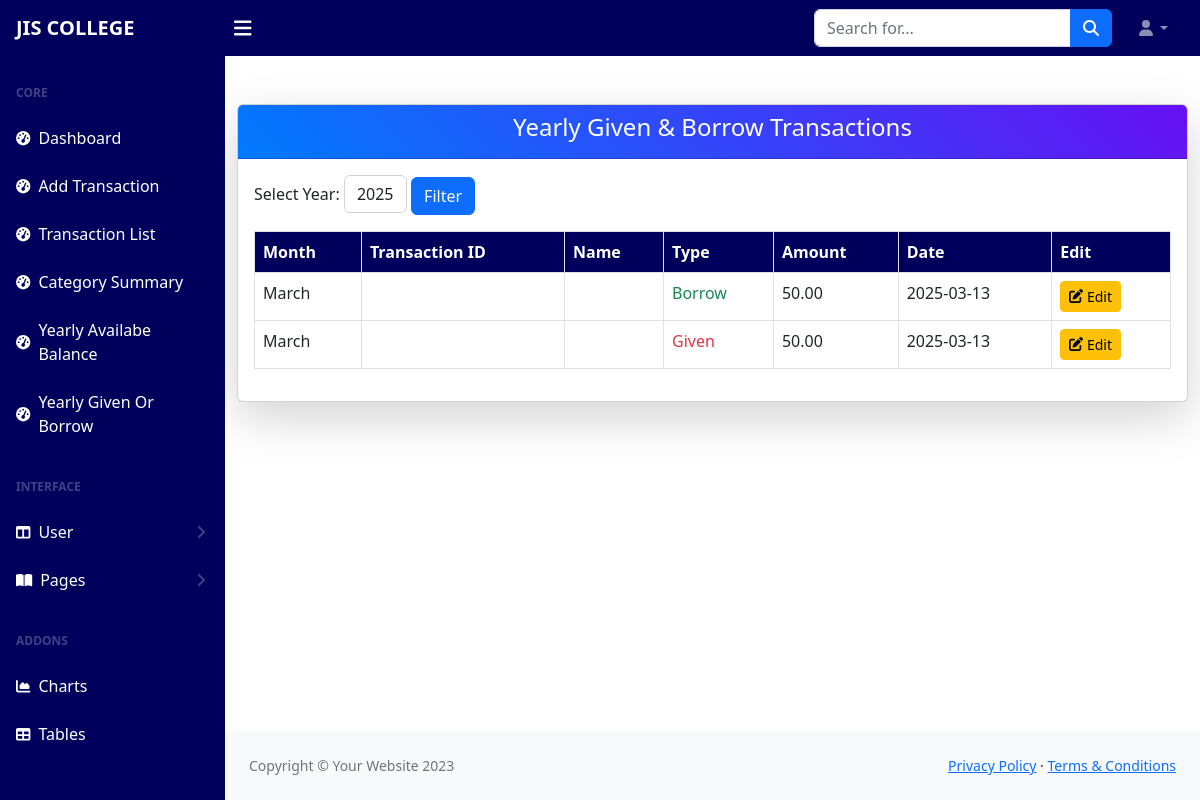
The app's page /yearly-given-borrow/, older data.
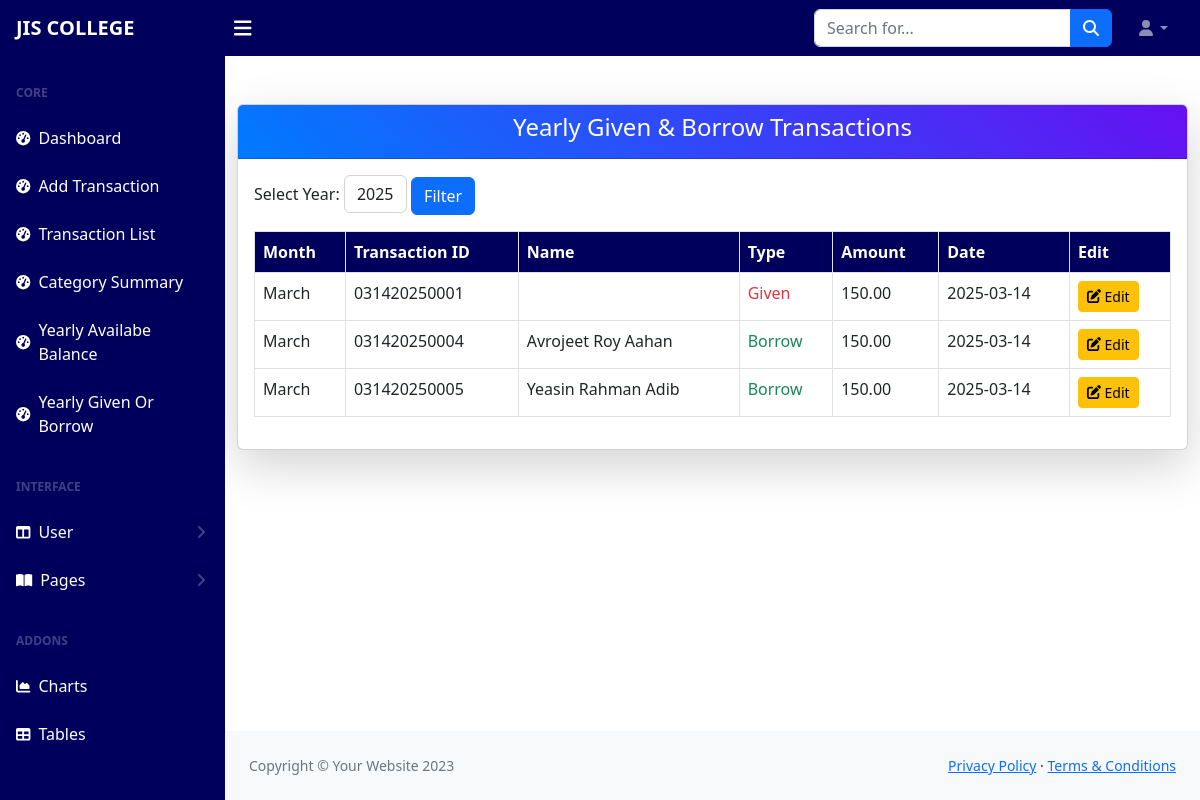
The same page, newer data.
### account/models.py (models this page shows, shortened)
class Transaction(models.Model):
    transaction_id = models.CharField(max_length=20, unique=True, editable=False)
    transaction_by = models.ForeignKey(User, on_delete=models.CASCADE)
    TRANSACTION_TYPES = [
        ('income', 'Income'),
        ('expense', 'Expense'),
        ('borrow', 'Borrow'),
        ('given', 'Given'),
    ]
    category = models.ForeignKey('TransactionCategory', on_delete=models.SET_NULL, null=True, blank=True)
    transaction_type = models.CharField(max_length=30, choices=TRANSACTION_TYPES, default='income')
    price = models.DecimalField(max_digits=10, decimal_places=2)
    description = RichTextField(null=True, blank=True)
    invoice_no = models.CharField(max_length=15, null=True, blank=True)
    invoice_id = models.CharField(max_length=15, null=True, blank=True)
    invoice_date = models.DateField(null=True, blank=True)
    check_no = models.CharField(max_length=15, null=True, blank=True)
    created_date = models.DateTimeField(auto_now_add=True)

### account/views.py (the view)
# urls.py: path('yearly-given-borrow/', yearly_given_borrow, name='yearly_given_borrow'),
def yearly_given_borrow(request):
    available_years = Transaction.objects.filter(transaction_type__in=['given', 'borrow']).dates('created_date', 'year', order='DESC').distinct()
    available_years = [year.year for year in available_years]
    selected_year = request.GET.get('year', available_years[0] if available_years else datetime.now().year)
    selected_year = int(selected_year)
    monthly_transactions = []
    for month in range(1, 13):
        transactions = Transaction.objects.filter(
            transaction_type__in=['given', 'borrow'],
            created_date__year=selected_year,
            created_date__month=month
        ).select_related('transaction_by')  # Fetch related User objects
        monthly_transactions.append({
            'month': datetime(selected_year, month, 1).strftime('%B'),
            'transactions': transactions
        })
    context = {
        'selected_year': selected_year,
        'monthly_transactions': monthly_transactions,
        'available_years': available_years
    }
    return render(request, 'transactions/yearly_given_borrow.html', context)

### templates/transactions/yearly_given_borrow.html (shortened to what this page needs)
{% extends 'base.html' %}
{% block content %}
<div class="container mt-5">
    <div class="card shadow-lg">
        <div class="card-header text-white text-center" style="background: linear-gradient(45deg, #007bff, #6610f2);">
            <h4>Yearly Given & Borrow Transactions</h4>
        </div>
        <div class="card-body">
            <form method="get" class="mb-3">
                <label for="year" class="form-label">Select Year:</label>
                <select name="year" id="year" class="form-control w-auto d-inline-block">
                    {% for year in available_years %}
                        <option value="{{ year }}" {% if year == selected_year %}selected{% endif %}>{{ year }}</option>
                    {% endfor %}
                </select>
                <button type="submit" class="btn btn-primary">Filter</button>
            </form>
            <div class="table-responsive">
                <table class="table table-bordered">
                    <thead class="bg-dark text-white">
                        <tr>
                            <th>Month</th>
                            <th>Transaction ID</th>
                            <th>Name</th>
                            <th>Type</th>
                            <th>Amount</th>
                            <th>Date</th>
                            <th>Edit</th>
                        </tr>
                    </thead>
                    <tbody>
                        {% for month_data in monthly_transactions %}
                            {% for transaction in month_data.transactions %}
                                <tr>
                                    <td>{{ month_data.month }}</td>
                                    <td>{{ transaction.transaction_id }}</td>
                                    <td>{{ transaction.transaction_by.first_name }} {{ transaction.transaction_by.last_name }}</td>
                                    <td class="{% if transaction.transaction_type == 'given' %}text-danger{% else %}text-success{% endif %}">
                                        {{ transaction.transaction_type|title }}
                                    </td>
                                    <td>{{ transaction.price }}</td>
                                    <td>{{ transaction.created_date|date:"Y-m-d" }}</td>
                                    <td>
                                        <a href="{% url 'edit_transaction' transaction.id %}" class="btn btn-sm btn-warning">
                                            <i class="fas fa-edit"></i> Edit
                                        </a>
                                    </td>
                                </tr>
                            {% endfor %}
                        {% empty %}
                            <tr>
                                <td colspan="6" class="text-center">No transactions found for the selected year.</td>
                            </tr>
                        {% endfor %}
                    </tbody>
                </table>
            </div>
        </div>
    </div>
</div>
{% endblock content %}

### templates/base.html (shortened to what this page needs)
{% load static %}
<!DOCTYPE html>
<html lang="en">
    <head>
        <link href="https://cdn.jsdelivr.net/npm/simple-datatables@7.1.2/dist/style.min.css" rel="stylesheet" />
        <link href="{% static 'assets/css/styles.css' %}" rel="stylesheet" />
    </head>
    <body class="sb-nav-fixed">
        <nav class="sb-topnav navbar navbar-expand navbar-dark bg-dark">
            <a class="navbar-brand ps-3" style="font-weight: bold; color:white;" href="{% url 'home' %}">JIS COLLEGE</a>
            <button class="btn btn-link btn-sm order-1 order-lg-0 me-4 me-lg-0" id="sidebarToggle" href="#!"><i class="fas fa-bars"></i></button>
            <form class="d-none d-md-inline-block form-inline ms-auto me-0 me-md-3 my-2 my-md-0">
                <div class="input-group">
                    <input class="form-control" type="text" placeholder="Search for..." aria-label="Search for..." aria-describedby="btnNavbarSearch" />
                    <button class="btn btn-primary" id="btnNavbarSearch" type="button"><i class="fas fa-search"></i></button>
                </div>
            </form>
            <ul class="navbar-nav ms-auto ms-md-0 me-3 me-lg-4">
                <li class="nav-item dropdown">
                    <a class="nav-link dropdown-toggle" id="navbarDropdown" href="#" role="button" data-bs-toggle="dropdown" aria-expanded="false"><i class="fas fa-user fa-fw"></i></a>
                </li>
            </ul>
        </nav>
        <div id="layoutSidenav">
            <div id="layoutSidenav_nav">
                <nav class="sb-sidenav accordion sb-sidenav-dark" id="sidenavAccordion">
                    <div class="sb-sidenav-menu">
                        {% include 'sidebar.html' %}
                    </div>
                </nav>
            </div>
            <div id="layoutSidenav_content">
                <main>
                    {% block content %}
                    {% endblock content %}
                </main>
                {% include 'footer.html' %}
            </div>
        </div>
    </body>
</html>

### templates/sidebar.html (shortened to what this page needs)
<div class="nav">
    <div class="sb-sidenav-menu-heading">Core</div>
    <a class="nav-link" href="{% url 'home' %}">
        <div class="sb-nav-link-icon"><i class="fas fa-tachometer-alt"></i></div>
        Dashboard
    </a>
    <a class="nav-link" href="{% url 'add_transaction' %}">
        <div class="sb-nav-link-icon"><i class="fas fa-tachometer-alt"></i></div>
        Add Transaction
    </a>
    <a class="nav-link" href="{% url 'transaction_list' %}">
        <div class="sb-nav-link-icon"><i class="fas fa-tachometer-alt"></i></div>
        Transaction List
    </a>
    <a class="nav-link" href="{% url 'category_summary' %}">
        <div class="sb-nav-link-icon"><i class="fas fa-tachometer-alt"></i></div>
        Category Summary
    </a>
    <a class="nav-link" href="{% url 'yearly_balance' %}">
        <div class="sb-nav-link-icon"><i class="fas fa-tachometer-alt"></i></div>
        Yearly Availabe Balance
    </a>
    <a class="nav-link" href="{% url 'yearly_given_borrow' %}">
        <div class="sb-nav-link-icon"><i class="fas fa-tachometer-alt"></i></div>
        Yearly Given Or Borrow
    </a>
    <div class="sb-sidenav-menu-heading">Interface</div>
    <a class="nav-link collapsed" href="#" data-bs-toggle="collapse" data-bs-target="#collapseLayouts" aria-expanded="false" aria-controls="collapseLayouts">
        <div class="sb-nav-link-icon"><i class="fas fa-columns"></i></div>
        User
        <div class="sb-sidenav-collapse-arrow"><i class="fas fa-angle-down"></i></div>
    </a>
    <a class="nav-link collapsed" href="#" data-bs-toggle="collapse" data-bs-target="#collapsePages" aria-expanded="false" aria-controls="collapsePages">
        <div class="sb-nav-link-icon"><i class="fas fa-book-open"></i></div>
        Pages
        <div class="sb-sidenav-collapse-arrow"><i class="fas fa-angle-down"></i></div>
    </a>
    <div class="sb-sidenav-menu-heading">Addons</div>
    <a class="nav-link" href="charts.html">
        <div class="sb-nav-link-icon"><i class="fas fa-chart-area"></i></div>
        Charts
    </a>
    <a class="nav-link" href="tables.html">
        <div class="sb-nav-link-icon"><i class="fas fa-table"></i></div>
        Tables
    </a>
</div>

### templates/footer.html
<footer class="py-4 bg-light mt-auto">
    <div class="container-fluid px-4">
        <div class="d-flex align-items-center justify-content-between small">
            <div class="text-muted">Copyright &copy; Your Website 2023</div>
            <div>
                <a href="#">Privacy Policy</a>
                &middot;
                <a href="#">Terms &amp; Conditions</a>
            </div>
        </div>
    </div>
</footer>

Row changes from the older to the newer data that the page shows:
removed Transaction: month "March"
removed Transaction: month "March"
added Transaction: month "March"
added Transaction: month "March"
added Transaction: month "March"
